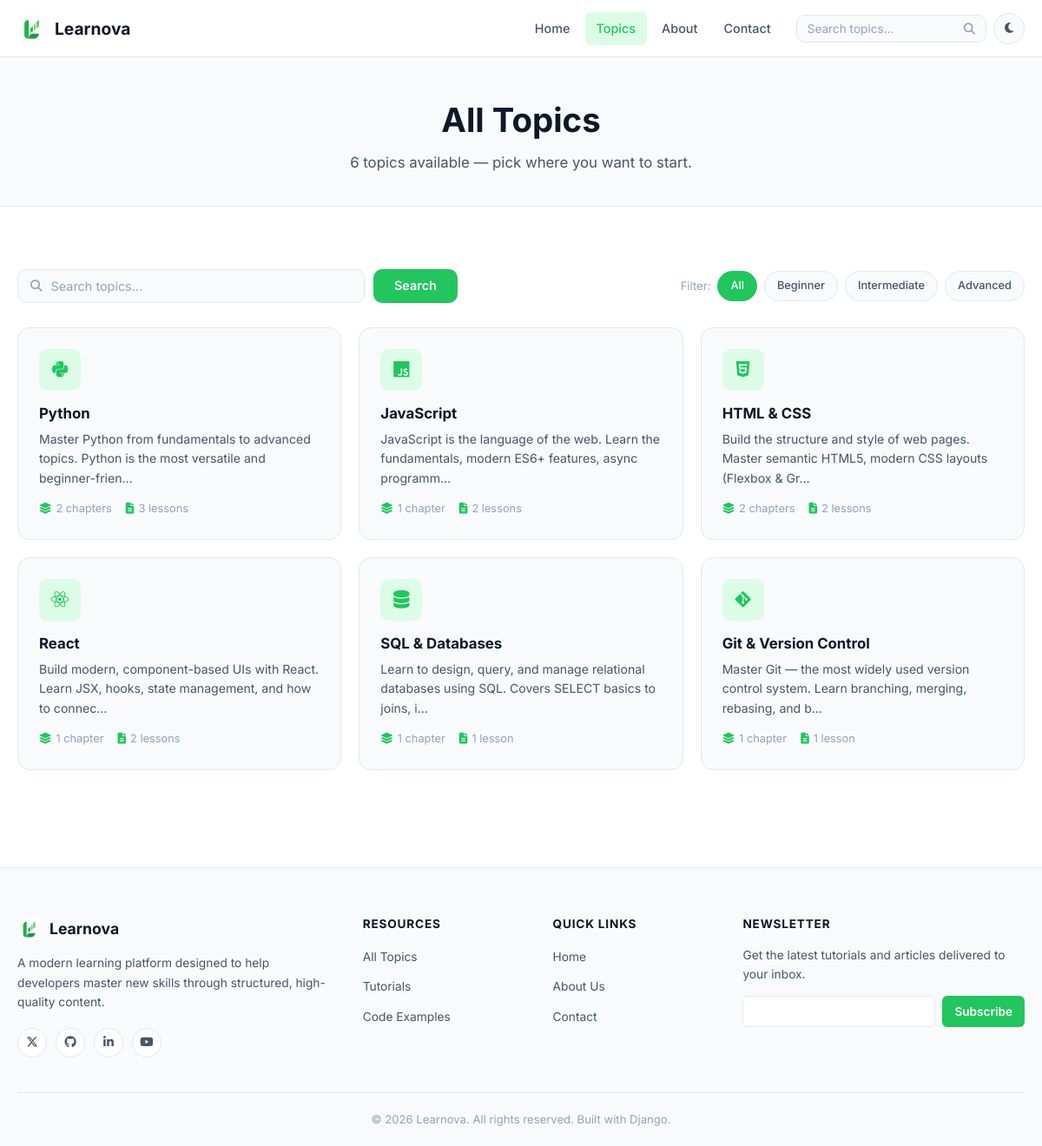
Page /topics/ on the committed database.
### learning/models.py (models this page shows, shortened)
class Topic(models.Model):
    title = models.CharField(max_length=200)
    slug = models.SlugField(unique=True, max_length=200)
    description = models.TextField()
    icon_html = models.TextField(
        default='<i class="fa-solid fa-book"></i>',
        help_text=(
            'Full HTML icon. E.g. <code>&lt;i class="fa-brands fa-python"&gt;&lt;/i&gt;</code> '
            'or an inline SVG.'
        ),
    )
    image = models.ImageField(upload_to='topics/', blank=True, null=True)
    image_alt = models.CharField(max_length=255, blank=True, help_text='Alt text for the topic image.')
    meta_title = models.CharField(
        max_length=60, blank=True,
        help_text='SEO page title (max 60 chars). Auto-generated when blank.',
    )
    meta_description = models.CharField(
        max_length=160, blank=True,
        help_text='SEO meta description (max 160 chars). Uses topic description when blank.',
    )
    featured = models.BooleanField(
        default=False,
        help_text='Show in the Featured Topics section on the homepage.',
    )
    order = models.PositiveIntegerField(default=0, help_text='Display order on the topics listing page')
    is_published = models.BooleanField(default=True)
    created_at = models.DateTimeField(auto_now_add=True)
    updated_at = models.DateTimeField(auto_now=True)
    class Meta:
        ordering = ['order', 'title']
    def get_absolute_url(self):
        return reverse('topic_detail', kwargs={'slug': self.slug})

### learning/views.py (the view)
# urls.py: path('topics/', views.TopicsView.as_view(), name='topics'),
class TopicsView(ListView):
    model = Topic
    template_name = 'learning/topics.html'
    context_object_name = 'topics'
    paginate_by = 12
    def get_queryset(self):
        qs = _published_topics()
        search = self.request.GET.get('search', '').strip()
        difficulty = self.request.GET.get('difficulty', '').strip()
        if search:
            qs = qs.filter(title__icontains=search)
        if difficulty in ('beginner', 'intermediate', 'advanced'):
            qs = qs.filter(
                chapters__is_published=True,
                chapters__lessons__is_published=True,
                chapters__lessons__difficulty=difficulty,
            ).distinct()
        return qs
    def get_context_data(self, **kwargs):
        ctx = super().get_context_data(**kwargs)
        ctx['search'] = self.request.GET.get('search', '')
        ctx['difficulty'] = self.request.GET.get('difficulty', '')
        ctx['total_count'] = Topic.objects.filter(is_published=True).count()
        return ctx

### learning/views.py (called while the page is built)
def _published_topics():
    return Topic.objects.filter(is_published=True).annotate(
        num_chapters=Count(
            'chapters',
            filter=Q(chapters__is_published=True),
            distinct=True,
        ),
        num_lessons=Count(
            'chapters__lessons',
            filter=Q(
                chapters__is_published=True,
                chapters__lessons__is_published=True,
            ),
            distinct=True,
        ),
    )

### templates/learning/topics.html (shortened to what this page needs)
{% extends 'base.html' %}
{% load static %}
{% block content %}
<section class="page-header">
  <div class="container">
    <h1>All Topics</h1>
    <p>{{ total_count }} topic{{ total_count|pluralize }} available — pick where you want to start.</p>
  </div>
</section>
<section class="section">
  <div class="container">
    <div class="topics-toolbar">
      <form class="topics-search-form" method="get" action="{% url 'topics' %}" role="search">
        <div class="search-field">
          <i class="fa-solid fa-magnifying-glass" aria-hidden="true"></i>
          <input
            type="search"
            name="search"
            value="{{ search }}"
            placeholder="Search topics..."
            class="form-input"
            aria-label="Search topics"
          />
        </div>
        <button type="submit" class="btn btn-primary">Search</button>
      </form>
      <div class="filter-placeholder" role="group" aria-label="Filter by difficulty">
        <span class="filter-label">Filter:</span>
        <a href="{% url 'topics' %}{% if search %}?search={{ search }}{% endif %}" class="filter-btn {% if not difficulty %}active{% endif %}">All</a>
        <a href="?difficulty=beginner{% if search %}&search={{ search }}{% endif %}" class="filter-btn {% if difficulty == 'beginner' %}active{% endif %}">Beginner</a>
        <a href="?difficulty=intermediate{% if search %}&search={{ search }}{% endif %}" class="filter-btn {% if difficulty == 'intermediate' %}active{% endif %}">Intermediate</a>
        <a href="?difficulty=advanced{% if search %}&search={{ search }}{% endif %}" class="filter-btn {% if difficulty == 'advanced' %}active{% endif %}">Advanced</a>
      </div>
    </div>
    {% if topics %}
      <div class="topics-grid topics-grid-full">
        {% for topic in topics %}
          <a href="{{ topic.get_absolute_url }}" class="topic-card">
            <div class="topic-card-icon" aria-hidden="true">
              {{ topic.icon_html|safe }}
            </div>
            <div class="topic-card-body">
              <h2 class="topic-card-title">{{ topic.title }}</h2>
              <p class="topic-card-desc">{{ topic.description|truncatechars:100 }}</p>
              <div class="topic-card-meta">
                <span><i class="fa-solid fa-layer-group" aria-hidden="true"></i> {{ topic.num_chapters }} chapter{{ topic.num_chapters|pluralize }}</span>
                <span><i class="fa-solid fa-file-lines" aria-hidden="true"></i> {{ topic.num_lessons }} lesson{{ topic.num_lessons|pluralize }}</span>
              </div>
            </div>
          </a>
        {% endfor %}
      </div>
    {% endif %}
  </div>
</section>
{% endblock %}

### templates/base.html (shortened to what this page needs)
<!DOCTYPE html>
<html lang="en" data-theme="light">
<head>
  {% load static %}
  <link rel="stylesheet" href="{% static 'fa/css/all.min.css' %}" />
  <link rel="stylesheet" href="{% static 'css/main.css' %}" />
</head>
<body>
  {% include 'partials/_navbar.html' %}
  <main id="main-content" tabindex="-1">
    {% block content %}{% endblock %}
  </main>
  {% include 'partials/_footer.html' %}
</body>
</html>

### templates/partials/_navbar.html (shortened to what this page needs)
{% load static %}
<header class="navbar" id="navbar">
  <div class="container">
    <div class="navbar-inner">
      <a href="{% url 'home' %}" class="navbar-brand" aria-label="Learnova home">
        <div class="brand-icon">
          <img src="{% static 'img/logo.png' %}" alt="Learnova Logo">
        </div>
        <span class="brand-name">Learnova</span>
      </a>
      <nav class="navbar-nav" id="navbarNav" aria-label="Main navigation">
        <a href="{% url 'home' %}" class="nav-link {% if request.resolver_match.url_name == 'home' %}active{% endif %}">Home</a>
        <a href="{% url 'topics' %}" class="nav-link {% if 'topic' in request.resolver_match.url_name or 'chapter' in request.resolver_match.url_name or 'lesson' in request.resolver_match.url_name %}active{% endif %}">Topics</a>
        <a href="{% url 'about' %}" class="nav-link {% if request.resolver_match.url_name == 'about' %}active{% endif %}">About</a>
        <a href="{% url 'contact' %}" class="nav-link {% if request.resolver_match.url_name == 'contact' %}active{% endif %}">Contact</a>
      </nav>
      <div class="navbar-actions">
        <form class="navbar-search" action="{% url 'topics' %}" method="get" role="search">
          <input type="search" name="search" placeholder="Search topics..." class="search-input" aria-label="Search" />
          <button type="submit" class="search-btn" aria-label="Submit search">
            <i class="fa-solid fa-magnifying-glass"></i>
          </button>
        </form>
        <button class="theme-toggle" id="themeToggle" aria-label="Toggle dark mode">
          <i class="fa-solid fa-moon" id="themeIcon"></i>
        </button>
      </div>
    </div>
  </div>
</header>

### templates/partials/_footer.html (shortened to what this page needs)
{% load static %}
<footer class="footer">
  <div class="container">
    <div class="footer-grid">
      <div class="footer-col footer-about">
        <a href="{% url 'home' %}" class="footer-brand">
          <img src="{% static 'img/logo.png' %}" alt="Learnova Logo">
          <span>Learnova</span>
        </a>
        <p>A modern learning platform designed to help developers master new skills through structured, high-quality content.</p>
        <div class="footer-social">
          <a href="#" aria-label="Twitter" class="social-link"><i class="fa-brands fa-x-twitter"></i></a>
          <a href="#" aria-label="GitHub" class="social-link"><i class="fa-brands fa-github"></i></a>
          <a href="#" aria-label="LinkedIn" class="social-link"><i class="fa-brands fa-linkedin-in"></i></a>
          <a href="#" aria-label="YouTube" class="social-link"><i class="fa-brands fa-youtube"></i></a>
        </div>
      </div>
      <div class="footer-col">
        <h3 class="footer-heading">Resources</h3>
        <ul class="footer-links">
          <li><a href="{% url 'topics' %}">All Topics</a></li>
          <li><a href="{% url 'topics' %}">Tutorials</a></li>
          <li><a href="{% url 'topics' %}">Code Examples</a></li>
        </ul>
      </div>
      <div class="footer-col">
        <h3 class="footer-heading">Quick Links</h3>
        <ul class="footer-links">
          <li><a href="{% url 'home' %}">Home</a></li>
          <li><a href="{% url 'about' %}">About Us</a></li>
          <li><a href="{% url 'contact' %}">Contact</a></li>
        </ul>
      </div>
      <div class="footer-col">
        <h3 class="footer-heading">Newsletter</h3>
        <p class="footer-newsletter-text">Get the latest tutorials and articles delivered to your inbox.</p>
        <form class="newsletter-form" id="footerNewsletterForm" novalidate>
          <input type="email" name="email" placeholder="your@email.com" class="newsletter-input" aria-label="Email for newsletter" required />
          <button type="submit" class="newsletter-btn">Subscribe</button>
        </form>
      </div>
    </div>
    <div class="footer-bottom">
      <p>&copy; {% now "Y" %} Learnova. All rights reserved. Built with Django.</p>
    </div>
  </div>
</footer>

### rows in the picture
Topic: title "Python", description "Master Python from fundamentals to advanced topics. Python is the most versatile and beginner-frien…", num_chapters "2", num_lessons "3"
Topic: title "JavaScript", description "JavaScript is the language of the web. Learn the fundamentals, modern ES6+ features, async programm…", num_chapters "1", num_lessons "2"
Topic: title "HTML & CSS", description "Build the structure and style of web pages. Master semantic HTML5, modern CSS layouts (Flexbox & Gr…", num_chapters "2", num_lessons "2"
Topic: title "React", description "Build modern, component-based UIs with React. Learn JSX, hooks, state management, and how to connec…", num_chapters "1", num_lessons "2"
Topic: title "SQL & Databases", description "Learn to design, query, and manage relational databases using SQL. Covers SELECT basics to joins, i…", num_chapters "1", num_lessons "1"
Topic: title "Git & Version Control", description "Master Git — the most widely used version control system. Learn branching, merging, rebasing, and b…", num_chapters "1", num_lessons "1"

### other values in the picture
{{ total_count }} "6"
